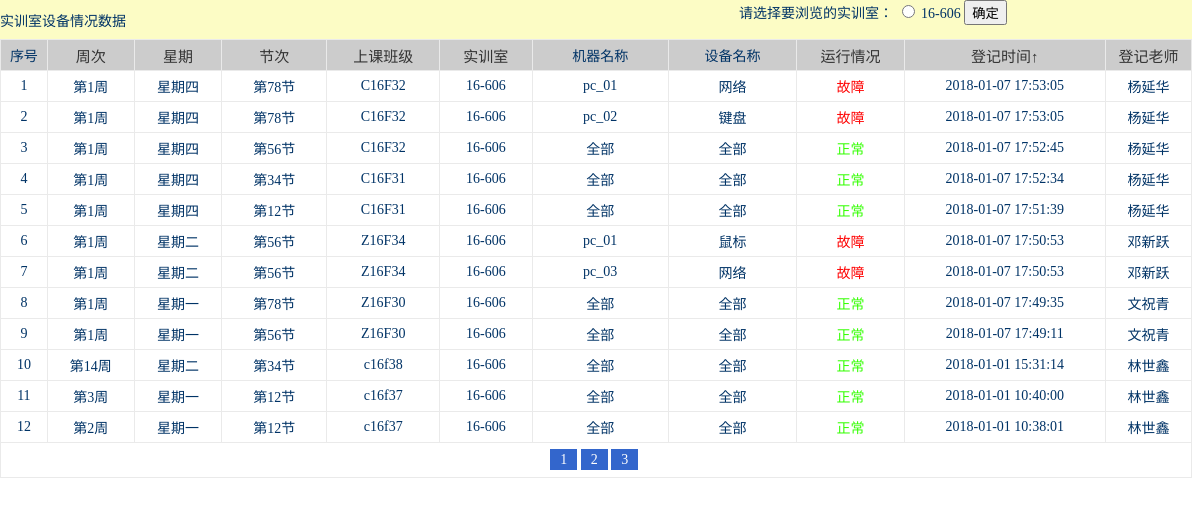
/labadmin/machine_data_list.php?lab=16-606 (signed in), run on the app's committed database.
### tables this page shows
CREATE TABLE `s_using_list` (
  `l_id` int(11) NOT NULL AUTO_INCREMENT,
  `l_shi_id` varchar(6) NOT NULL,
  `l_m_name` varchar(20) NOT NULL,
  `l_c_name` varchar(20) NOT NULL,
  `l_m_pro` varchar(30) NOT NULL,
  `l_zhou` int(1) NOT NULL,
  `l_xingqi` int(2) NOT NULL,
  `l_node` varchar(4) NOT NULL,
  `l_class` varchar(6) NOT NULL,
  `l_teacher` varchar(8) NOT NULL,
  `l_time` datetime NOT NULL,
  PRIMARY KEY (`l_id`),
  UNIQUE KEY `index_id` (`l_id`)
);

### labadmin/machine_data_list.php (the view, shortened to what this page needs)
<link href="../css.css" rel="stylesheet" type="text/css" />
<table width="100%" height="30" border="0" align="center" cellpadding="0" cellspacing="0" id="tlist">
    <tr>
      <td width="62%" height="30"  bgcolor="#FCFCC5">实训室设备情况数据</td>
      <td width="38%" height="30"  bgcolor="#FCFCC5">
	<?php
	include("../db_connect.php");
	$sqls_lab_admin="select distinct(s_shi_index) from s_shixunshi where s_shi_admin=".$_SESSION['uid'];
	$rs_lab_admin=mysql_query($sqls_lab_admin,$conn);
	for($i=0;$i<mysql_num_rows($rs_lab_admin);$i++)
	{
		$arr_lab_admin=mysql_fetch_array($rs_lab_admin);
		$labs[$i]=$arr_lab_admin['s_shi_index'];
	}
	if(count($labs)==0)
		echo "请联系实训中心给您分配实训室";
	else
	{
	?>
      <form action="machine_data_list.php" method="post" name="form1" id="form1">
        <?php
	 echo "请选择要浏览的实训室：";
	 foreach($labs as $v){?>
        <label>
          <input type="radio" name="lab" value="<?php echo $v;?>" id="lab_0" />
          <?php echo $v;?></label>
        <?php }?>
        <input type="submit" name="button" id="button" value="确定" />
      </form>
      <?php }?>
      </td>
    </tr>
  </table>
<?php
	if(isset($_GET['p']))
		$p=$_GET['p'];
	else
		$p=1;
	if(isset($_GET['st']))
	{
		$s_t=$_GET['st'];
		$s_k=$_GET['sk'];
	}
	else
	{
		$s_k='l_time';
		$s_t="desc";
	}
	if(isset($_GET['lab']))
		$d=$_GET['lab'];
	$arr_w=array("星期天","星期一","星期二","星期三","星期四","星期五","星期六");
	$sqls_list="select * from s_using_list  where l_shi_id='".$d."' order by ".$s_k." ".$s_t;
	$rs=mysql_query($sqls_list,$conn);
	$total=mysql_num_rows($rs);
	$page_count=ceil($total/12);
	$offset=($p-1)*12;
	$sqls_list="select * from s_using_list  where l_shi_id='".$d."' order by ".$s_k." ".$s_t." limit ".$offset.",12";
	$rs_list=mysql_query($sqls_list,$conn);
	if($rs_list&&mysql_num_rows($rs_list)>0)
	{
?>
<table width="100%" height="67" border="0" align="center" cellpadding="0" cellspacing="1" id="tlist">
  <tr>
    <td width="43" align="center" bgcolor="#CCCCCC" height="30">序号</td>
    <td width="81" align="center" bgcolor="#CCCCCC">
    <?php if($s_t=="asc"&&$s_k=='l_zhou')
    	echo "<a href='machine_data_list.php?st=desc&sk=l_zhou&lab=".$d."' class='field_sort'>周次↓</a>";
		else if($s_t=="desc"&&$s_k=='l_zhou')
    	echo "<a href='machine_data_list.php?st=asc&sk=l_zhou&lab=".$d."' class='field_sort'>周次↑</a>";
		else
    	echo "<a href='machine_data_list.php?st=desc&sk=l_zhou&lab=".$d."' class='field_sort'>周次</a>";
	?>
    </td>
    <td width="81" align="center" bgcolor="#CCCCCC">
    <?php if($s_t=="asc"&&$s_k=='l_xingqi')
    	echo "<a href='machine_data_list.php?st=desc&sk=l_xingqi&lab=".$d."' class='field_sort'>星期↓</a>";
		else if($s_t=="desc"&&$s_k=='l_xingqi')
    	echo "<a href='machine_data_list.php?st=asc&sk=l_xingqi&lab=".$d."' class='field_sort'>星期↑</a>";
		else
    	echo "<a href='machine_data_list.php?st=desc&sk=l_xingqi&lab=".$d."' class='field_sort'>星期</a>";
	?>
    </td>
    <td width="98" align="center" bgcolor="#CCCCCC">
    <?php if($s_t=="asc"&&$s_k=='l_node')
    	echo "<a href='machine_data_list.php?st=desc&sk=l_node&lab=".$d."' class='field_sort'>节次↓</a>";
		else if($s_t=="desc"&&$s_k=='l_node')
    	echo "<a href='machine_data_list.php?st=asc&sk=l_node&lab=".$d."' class='field_sort'>节次↑</a>";
		else
    	echo "<a href='machine_data_list.php?st=desc&sk=l_node&lab=".$d."' class='field_sort'>节次</a>";
	?>
    </td>
    <td width="105" align="center" bgcolor="#CCCCCC">
    <?php if($s_t=="asc"&&$s_k=='l_class')
    	echo "<a href='machine_data_list.php?st=desc&sk=l_class&lab=".$d."' class='field_sort'>上课班级↓</a>";
		else if($s_t=="desc"&&$s_k=='l_class')
    	echo "<a href='machine_data_list.php?st=asc&sk=l_class&lab=".$d."' class='field_sort'>上课班级↑</a>";
		else
    	echo "<a href='machine_data_list.php?st=desc&sk=l_class&lab=".$d."' class='field_sort'>上课班级</a>";
	?>
    </td>
    <td width="86" align="center" bgcolor="#CCCCCC">
    <?php if($s_t=="asc"&&$s_k=='l_shi_id')
    	echo "<a href='machine_data_list.php?st=desc&sk=l_shi_id&lab=".$d."' class='field_sort'>实训室↓</a>";
		else if($s_t=="desc"&&$s_k=='l_shi_id')
    	echo "<a href='machine_data_list.php?st=asc&sk=l_shi_id&lab=".$d."' class='field_sort'>实训室↑</a>";
		else
    	echo "<a href='machine_data_list.php?st=desc&sk=l_shi_id&lab=".$d."' class='field_sort'>实训室</a>";
	?>
    </td>
    <td width="127" align="center" bgcolor="#CCCCCC">机器名称</td>
    <td width="120" align="center" bgcolor="#CCCCCC">设备名称</td>
    <td width="100" align="center" bgcolor="#CCCCCC">
    <?php if($s_t=="asc"&&$s_k=='l_m_pro')
    	echo "<a href='machine_data_list.php?st=desc&sk=l_m_pro&lab=".$d."' class='field_sort'>运行情况↓</a>";
		else if($s_t=="desc"&&$s_k=='l_m_pro')
    	echo "<a href='machine_data_list.php?st=asc&sk=l_m_pro&lab=".$d."' class='field_sort'>运行情况↑</a>";
		else
    	echo "<a href='machine_data_list.php?st=desc&sk=l_m_pro&lab=".$d."' class='field_sort'>运行情况</a>";
	?>
    </td>
    <td width="188" align="center" bgcolor="#CCCCCC">
    <?php if($s_t=="asc"&&$s_k=='l_time')
    	echo "<a href='machine_data_list.php?st=desc&sk=l_time&lab=".$d."' class='field_sort'>登记时间↓</a>";
		else if($s_t=="desc"&&$s_k=='l_time')
    	echo "<a href='machine_data_list.php?st=asc&sk=l_time&lab=".$d."' class='field_sort'>登记时间↑</a>";
		else
    	echo "<a href='machine_data_list.php?st=desc&sk=l_time&lab=".$d."' class='field_sort'>登记时间</a>";
	?>
    </td>
    <td width="80" align="center" bgcolor="#CCCCCC">
    <?php if($s_t=="asc"&&$s_k=='l_teacher')
    	echo "<a href='machine_data_list.php?st=desc&sk=l_teacher&lab=".$d."' class='field_sort'>登记老师↓</a>";
		else if($s_t=="desc"&&$s_k=='l_teacher')
    	echo "<a href='machine_data_list.php?st=asc&sk=l_teacher&lab=".$d."' class='field_sort'>登记老师↑</a>";
		else
    	echo "<a href='machine_data_list.php?st=desc&sk=l_teacher&lab=".$d."' class='field_sort'>登记老师</a>";
	?>
    </td>
  </tr>
  <?php for($i=0;$i<mysql_num_rows($rs_list);$i++)
  {
	  $arr_list=mysql_fetch_array($rs_list);
	  ?>
  <tr class="hang">
    <td align="center" height="30"><?php echo ($i+1);?></td>
    <td align="center"><?php echo "第".$arr_list['l_zhou']."周";?></td>
    <td align="center"><?php echo $arr_w[$arr_list['l_xingqi']];?></td>
    <td align="center"><?php echo "第".$arr_list['l_node']."节";
?></td>
    <td align="center"><?php echo $arr_list['l_class'];?></td>
    <td align="center"><?php echo $arr_list['l_shi_id'];?></td>
    <td align="center"><?php echo $arr_list['l_m_name'];?></td>
    <td align="center"><?php echo $arr_list['l_c_name'];?></td>
    <td align="center">
	<?php
	if($arr_list['l_m_pro']=="正常")
		echo "<span style='color:#3F0'>".$arr_list['l_m_pro']."</span>";
	else
		echo "<span style='color:#F00'>".$arr_list['l_m_pro']."</span>";
	?>
    </td>
    <td align="center"><?php echo $arr_list['l_time'];?></td>
    <td align="center"><?php echo $arr_list['l_teacher'];?></td>
  </tr>
  <?php }?>
    <tr>
    <td height="34"  colspan="13" align="center" bgcolor="#FFFFFF">
    <?php
	for($i=1;$i<=$page_count;$i++)
	{
		echo "<a href='machine_data_list.php?p=".$i."&st=".$s_t."&sk=".$s_k."&lab=".$d."' class='page'>".$i."</a>";
	}
	?>
    </td>
  </tr>
</table>
<?php
}
else
	echo "暂时没有本实训室的使用数据";
?>

### css.css (style rules this page uses)
.page { text-decoration:none; font-size:14px; background-color:#36C; color:#FFF; padding-bottom:3px; padding-top:3px; padding-left:10px; padding-right:10px; }
.hang { background-color:#FFF; }
#tlist { background-color: #CCC; }
.field_sort { font-size:15px; color:#333; text-decoration:none; }

### labadmin/machine_data_list.php (style rules this page uses)
#tlist { background-color: #EAEAEA; font-size: 14px; color: #036; text-decoration: none; }

### data on the page
s_using_list: l_zhou "1", l_xingqi "星期四", l_node "78", l_class "C16F32", l_shi "16-606", l_m_name "pc_01", l_c_name "网络", l_m_pro "故障", l_time "2018-01-07 17:53:05", l_teacher "杨延华"
s_using_list: l_zhou "1", l_xingqi "星期四", l_node "78", l_class "C16F32", l_shi "16-606", l_m_name "pc_02", l_c_name "键盘", l_m_pro "故障", l_time "2018-01-07 17:53:05", l_teacher "杨延华"
s_using_list: l_zhou "1", l_xingqi "星期四", l_node "56", l_class "C16F32", l_shi "16-606", l_m_name "全部", l_c_name "全部", l_m_pro "正常", l_time "2018-01-07 17:52:45", l_teacher "杨延华"
s_using_list: l_zhou "1", l_xingqi "星期四", l_node "34", l_class "C16F31", l_shi "16-606", l_m_name "全部", l_c_name "全部", l_m_pro "正常", l_time "2018-01-07 17:52:34", l_teacher "杨延华"
s_using_list: l_zhou "1", l_xingqi "星期四", l_node "12", l_class "C16F31", l_shi "16-606", l_m_name "全部", l_c_name "全部", l_m_pro "正常", l_time "2018-01-07 17:51:39", l_teacher "杨延华"
s_using_list: l_zhou "1", l_xingqi "星期二", l_node "56", l_class "Z16F34", l_shi "16-606", l_m_name "pc_01", l_c_name "鼠标", l_m_pro "故障", l_time "2018-01-07 17:50:53", l_teacher "邓新跃"
s_using_list: l_zhou "1", l_xingqi "星期二", l_node "56", l_class "Z16F34", l_shi "16-606", l_m_name "pc_03", l_c_name "网络", l_m_pro "故障", l_time "2018-01-07 17:50:53", l_teacher "邓新跃"
s_using_list: l_zhou "1", l_xingqi "星期一", l_node "78", l_class "Z16F30", l_shi "16-606", l_m_name "全部", l_c_name "全部", l_m_pro "正常", l_time "2018-01-07 17:49:35", l_teacher "文祝青"
s_using_list: l_zhou "1", l_xingqi "星期一", l_node "56", l_class "Z16F30", l_shi "16-606", l_m_name "全部", l_c_name "全部", l_m_pro "正常", l_time "2018-01-07 17:49:11", l_teacher "文祝青"
s_using_list: l_zhou "14", l_xingqi "星期二", l_node "34", l_class "c16f38", l_shi "16-606", l_m_name "全部", l_c_name "全部", l_m_pro "正常", l_time "2018-01-01 15:31:14", l_teacher "林世鑫"
s_using_list: l_zhou "3", l_xingqi "星期一", l_node "12", l_class "c16f37", l_shi "16-606", l_m_name "全部", l_c_name "全部", l_m_pro "正常", l_time "2018-01-01 10:40:00", l_teacher "林世鑫"
s_using_list: l_zhou "2", l_xingqi "星期一", l_node "12", l_class "c16f37", l_shi "16-606", l_m_name "全部", l_c_name "全部", l_m_pro "正常", l_time "2018-01-01 10:38:01", l_teacher "林世鑫"

### other printed values
$v "16-606"
